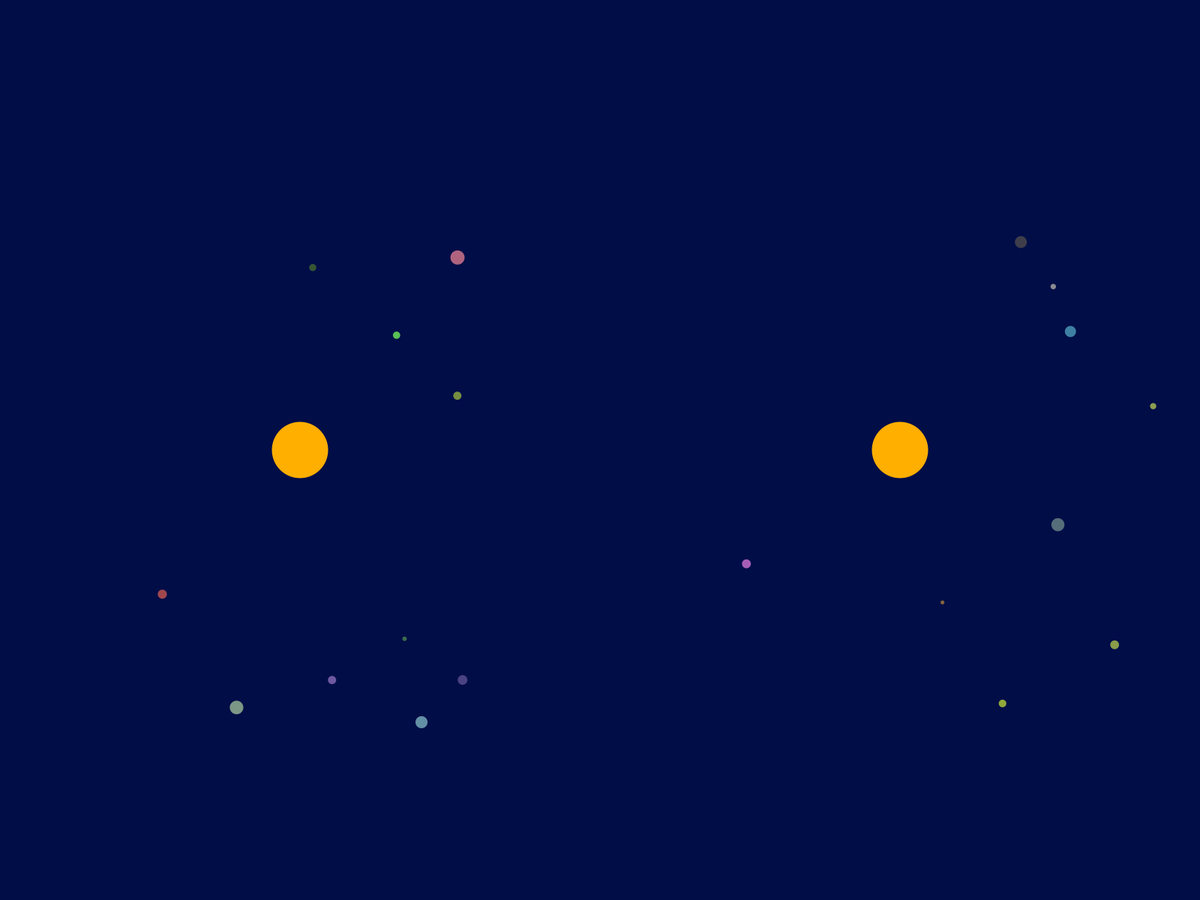
Frame 1 (no input)
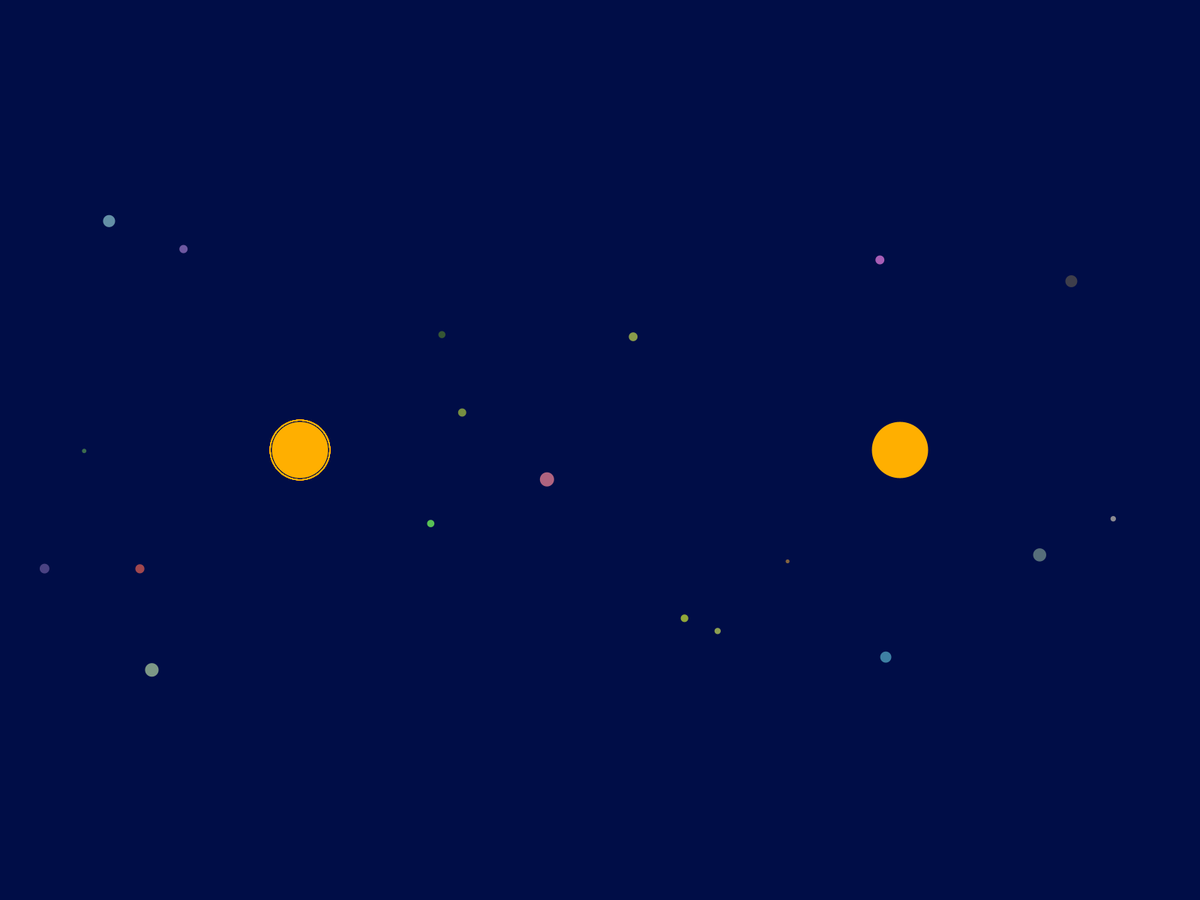
Frame 60 (the mouse pressed at the canvas centre just before this capture)
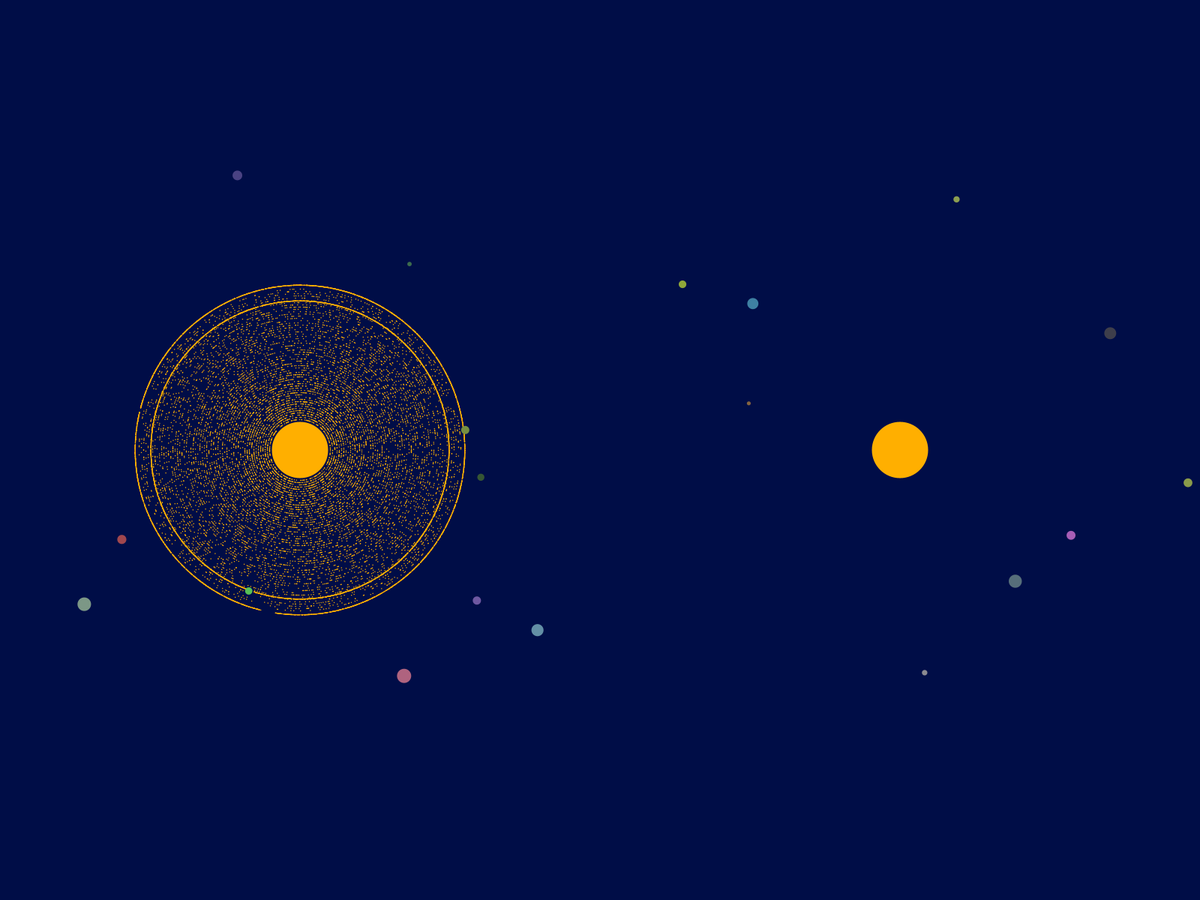
Frame 120 (the mouse held since frame 60 and released just before this capture)

The Processing sketch that drew these frames (run headless with seeded random() and noise(); from frame 60 on, the mouse is pressed at the canvas centre):

// Processing sketch: DoubleSystems
// ── DoubleSystems.pde
float rotate = 0; // incremental position of second minute / earth
float mRotate = 0;  // incremental position of millisecond clock / moon
float x, y; // float values for position of earth

float earthMoonX, earthMoonY; 
float marsMoonX, marsMoonY;
float jupiterMoonX,jupiterMoonY;

float startingEnergy = 75;

float numPlanets = random(15,20);

float lowerPlanetBound = 200;
float upperPlanetBound = 400;

///////////////////////////////////////////////////////////////////////////////////////////////////////
//---------------------------------------------------------------------------------------------------//
///////////////////////////////////////////////////////////////////////////////////////////////////////

class starSun{
  //Num of particles made per frame;
  float particlesMade = 100;
 //Setting the amount of particles it can have
  float sunCurrentEnergy;
  //Constructor for the class
  float xPosi;
  float yPosi;
  starSun(int index, float xPos,float yPos){
    //Setting the global to the current energy, and only changing the Current variable
     this.sunCurrentEnergy = startingEnergy;
     this.xPosi = xPos;
     this.yPosi = yPos;
  }
  void update(){
   //CONDITIONS
   //Capturing radius as the starting energy
 
  if (mousePressed){
    if (pow(mouseX-xPosi,2)+pow(mouseY-yPosi,2) <= pow(this.sunCurrentEnergy, 2)/4);
     //starting at 0, but adding a size of +1 to start at 1, when moving though, need to change indexes after that in the list
     for (int i = 0; i < particlesMade; i++) {
     emitterList.add(new emitter(width/4, height/2, this.sunCurrentEnergy/2));
    }
    
  }
  //Solar Wave
  else if (random(10000) < 25){
    
  for (int i = 0; i < 4500; i++) emitterList.add(new emitter(xPosi, yPosi, this.sunCurrentEnergy/4));
     // check to see if hit by emitters for Super(tm) sun punish!
     for (int i = 0; i < emitterList.size(); i++) {
      emitter tmp = emitterList.get(i);
     }
    }
  }
  void draw(){
    //color change
    //starting color is black
    fill(255, 175, 0);
    ellipse(xPosi,yPosi,this.sunCurrentEnergy,this.sunCurrentEnergy);
    
  } 
}

float arctan(float x, float y) {
  if (x > 0 && y < 0) return atan(y/x);
  if (x > 0 && y > 0) return 2*PI - atan(-y/x);
  if (x < 0 && y < 0) return PI + atan(y/x);
  else return PI + atan(y/x);
}


///////////////////////////////////////////////////////////////////////////////////////////////////////
//---------------------------------------------------------------------------------------------------//
///////////////////////////////////////////////////////////////////////////////////////////////////////



ArrayList<planetAgent> planetList = new ArrayList();
class planetAgent{
  
  float radius;
  float planetSize;
  float planetSpeed;
  float x;
  float y;
  float moonX;
  float moonY;
  color colOR;
  int planNumber;
  
  //This Will all be done with a moonAgent in the future, for now i'm lazy
  boolean moonEarth;
  boolean jupiterMoon;
  
  planetAgent(int index, float lowerPlanetBound, float upperPlanetBound){
    this.planNumber = index;
    this.colOR = color(random(50,200), random(50,200), random(50,200));
    float angle = random(2*PI);
    float CX = cos(angle);
    float SX = sin(angle);
    this.radius = (upperPlanetBound - lowerPlanetBound)*index/numPlanets + lowerPlanetBound;
    this.planetSize = random(5,20);
    this.x = this.radius*CX;
    this.y = this.radius*SX;
    this.planetSpeed = random(.001,0.05);

    
  }
  void update(){
    
    
    float angle = arctan(this.x, this.y);
    this.x = this.radius*cos(angle + planetSpeed);
    this.y = this.radius*sin(angle + planetSpeed);
    

   for (int i = 0; i < emitterList.size(); i++) {
      emitter tmp = emitterList.get(i);
      if ((pow(tmp.x - this.x - width/2 - width/4, 2) + pow(tmp.y - this.y - height/2, 2) <= pow(this.planetSize/2, 2))) {
        emitterList.remove(i);
        this.planetSize += 0.00025;
      }
      else if((pow(tmp.x - this.x - width/4, 2) + pow(tmp.y - this.y - height/2, 2) <= pow(this.planetSize/2, 2))){
        emitterList.remove(i);
        this.planetSize += 0.00025;
      }  
    }
    

  }
  void draw(){
   
    if (planNumber % 2 ==0){
        fill(this.colOR);
        ellipse(this.x + width/4,this.y + height/2,this.planetSize,this.planetSize);
    }
    else{ 
        fill(this.colOR);
        ellipse(this.x + width/2 + width/4,this.y + height/2,this.planetSize,this.planetSize);
    }

  }
}


///////////////////////////////////////////////////////////////////////////////////////////////////////
//---------------------------------------------------------------------------------------------------//
///////////////////////////////////////////////////////////////////////////////////////////////////////

//Casting an Arraylist as the class, calling emits to create new list
ArrayList<emitter> emitterList = new ArrayList();

class emitter {
    //declaring variables of the particle to be emitted
    float Vx,Vy,x,y,rad;
    //Constructor for a new instance of a new particle
    emitter(float xCenter, float yCenter, float radius) {
      float speedMag = 3;
      float angle = random(2*PI);
      float CX = cos(angle);
      float SX = sin(angle);
      x = radius*CX + xCenter;
      y = radius*SX + yCenter;
      Vx = speedMag*CX;
      Vy = speedMag*SX;
      rad = 1.5;
    }
    
    int search(float X, float Y, float Vx, float Vy) {
      for (int i = 0; i < emitterList.size(); i++) {
       emitter tmp = emitterList.get(i);
       if (tmp.x == X && tmp.y == Y && tmp.Vx == Vx && tmp.Vy == Vy) return i;
      }
      // This case should never get called, throw a sentinel value
      return -1;
    }
    
    //changing the position of the emitted particle, based on velocity
    void update() {
      x += Vx;
      y += Vy;
      fill(255, 175, 0);
      //checking if the particle is offscreen
      if (x < 0 || x > width || y < 0 || y > height) {
        //Find index of this instance (its index)
        //adjust the arrays if the particle is gone
        int index = this.search(this.x, this.y, this.Vx, this.Vy);
        // emitter.remove(index) to remove this element from the list (since it is out of view)
        emitterList.remove(index);
        } 
      } 
    
    // drawing the particle
    void draw() {
      noFill();     
      fill(255, 175, 0);
      ellipse(x,y,rad,rad);
      
   }
}


///////////////////////////////////////////////////////////////////////////////////////////////////////
//---------------------------------------------------------------------------------------------------//
///////////////////////////////////////////////////////////////////////////////////////////////////////
starSun sun1;
starSun sun2;
void setup() {
  noStroke();
  frameRate(60);
  
  sun1 = new starSun(1, width/4,height/2);
  sun2 = new starSun(2,width/2+width/4,height/2);
  
  fullScreen();
  for (int i = 0; i < numPlanets; i++) planetList.add(new planetAgent(i, lowerPlanetBound, upperPlanetBound));

}

float aBelt;
float aX;
float aY;
void draw () {
  background(0,13,71); 

  for (int i = 0; i < emitterList.size(); i++){
           //drawing a particle and updating
           emitter tmp = emitterList.get(i);
           tmp.update();
           tmp.draw();
  }  
 
  for (int i = 0; i < planetList.size(); i++ ) {
    planetAgent tmp = planetList.get(i);
    tmp.update();
    tmp.draw();
  }
  sun1.update();
  sun1.draw();
  sun2.update();
  sun2.draw();
  
}
